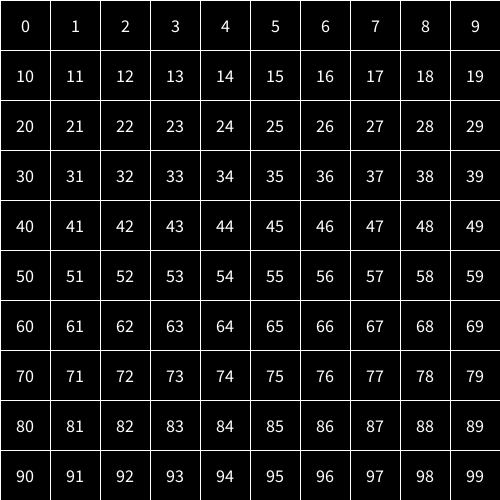
Frame 1 (no input)
Frame 60 (the mouse pressed at the canvas centre just before this capture): identical to frame 1, image omitted
Frame 120 (the mouse held since frame 60 and released just before this capture): identical to frame 1, image omitted

The Processing sketch that drew this single still picture (run headless with seeded random() and noise(); from frame 60 on, the mouse is pressed at the canvas centre):

// Processing sketch: grillaNumeradaOrdenCelda
// ── grillaNumeradaOrdenCelda.pde
int cant = 10;
int tam;
void setup() {
  size(500, 500);
  textSize(18);
  textAlign(CENTER, CENTER);
  surface.setResizable(true); // <<<< INCORPORAR AL TRABAJO
}
void draw() {
  background(255);
  tam = width/cant;
  for (int i=0; i<cant; i++) {
    for (int j=0; j<cant; j++) {
      fill(0);
      stroke(255);
      rect(i*tam, j*tam, tam, tam);
      fill(255);
      int numCelda = j*cant+i;
      text(numCelda, i*tam+tam/2, j*tam+tam/2);
    }
  }
}
